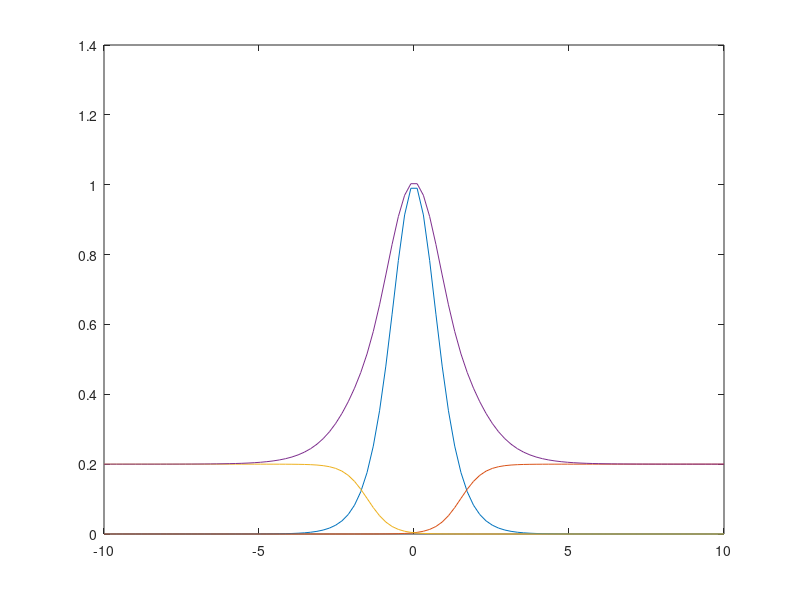

The MATLAB script that drew this image:
% initial conditions
n0 = 1;
L0 = 1;
nL = 0.2;
LL = 1.5;
n_harris = @(n0,L,z) n0*cosh(z/L).^(-2);
n_lobe = @(n0,L,z) nL - n_harris(n0,L,z);
n_lobe1 = @(n0,L,z) 0.5*nL*(1+tanh((z-1*L)/L*2));
n_lobe2 = @(n0,L,z) 0.5*nL*(1+tanh((-z-1*L)/L*2));

z = linspace(-10,10,100);
plot(z,n_harris(n0,L0,z),z,n_lobe1(n0,LL,z),z,n_lobe2(n0,LL,z),z,n_harris(n0,LL,z)+n_lobe1(n0,LL,z)+n_lobe2(n0,LL,z))